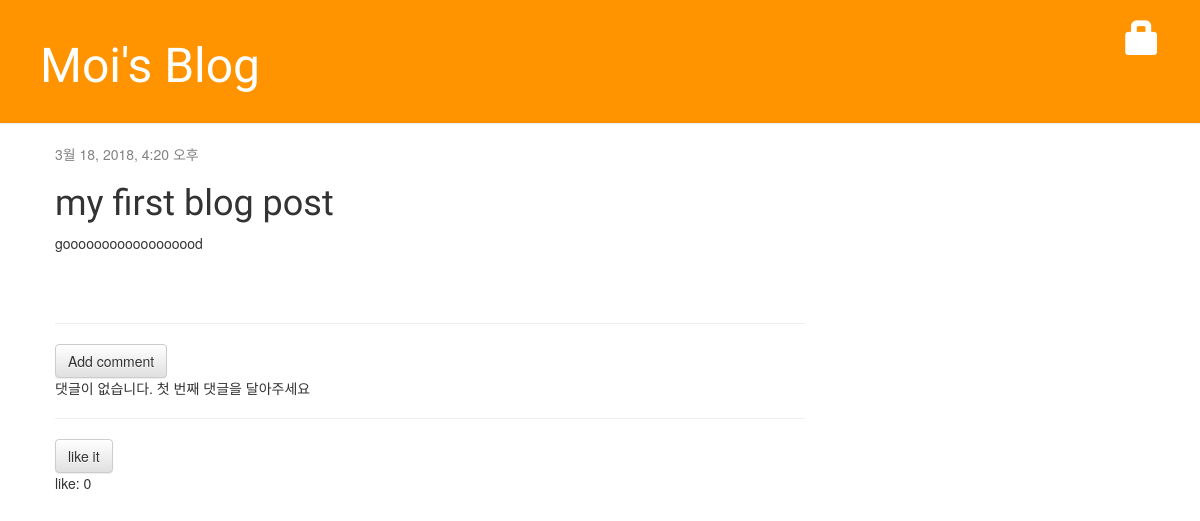
Before: /post/2/ with the older database file.
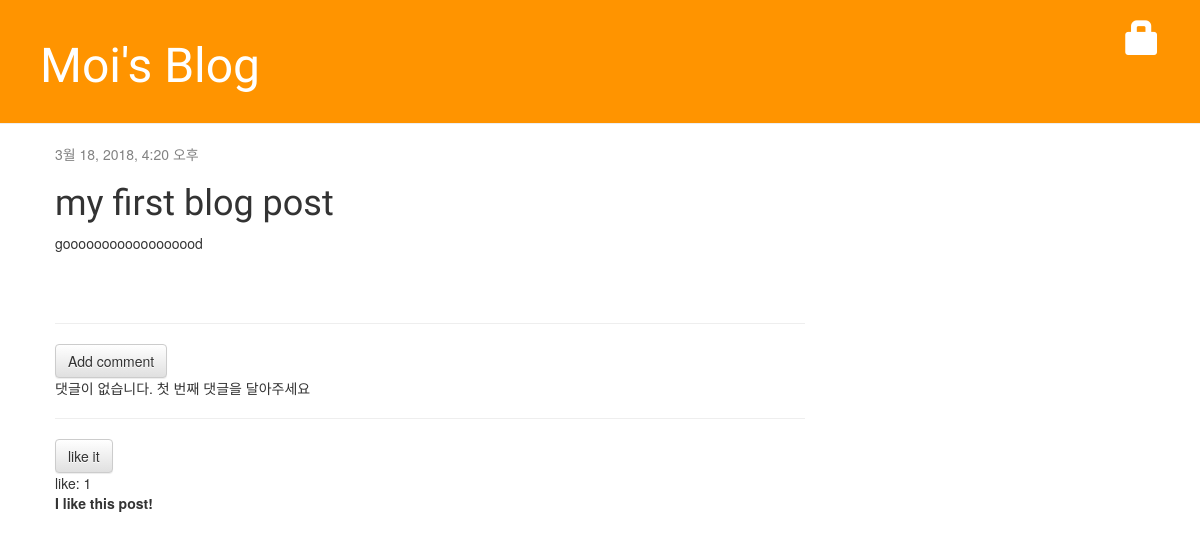
After: the same page with the newer database file.
### blog/models.py (models this page shows, shortened)
class Post(models.Model):
    author = models.ForeignKey('auth.User', on_delete=models.CASCADE)
    title = models.CharField(max_length=200)
    text = models.TextField()
    created_date = models.DateTimeField(
            default=timezone.now)
    published_date = models.DateTimeField(
            blank=True, null=True)

class Like(models.Model):
    post = models.ForeignKey('blog.Post', related_name='likes', on_delete=models.CASCADE)
    text = models.CharField(max_length=20, default='I like this post!')

### blog/views.py (the view)
def post_detail(request, pk):
    post = get_object_or_404(Post, pk=pk)
    return render(request, 'blog/post_detail.html', {'post': post})

### blog/templates/blog/post_detail.html (shortened to what this page needs)
{% extends 'blog/base.html' %}
{% block content %}
    <div class="post">
        {% if post.published_date %}
            <div class="date">
                {{ post.published_date }}
            </div>
        {% else %}
            <a class="btn btn-default" href="{% url 'post_publish' pk=post.pk %}">Publish</a>
        {% endif %}
        <h1>{{ post.title }}</h1>
        <p>{{ post.text|linebreaksbr }}</p>
    </div>
    <hr>
    <a class="btn btn-default" href="{% url 'add_comment_to_post' pk=post.pk %}">Add comment</a>
    {% for comment in post.comments.all %}
        <div class="comment">
            <div class="date">{{ comment.created_date }}</div>
            <strong>{{ comment.author }}</strong>
            <p>{{ comment.text|linebreaks }}</p>
        </div>
    {% empty %}
        <p>댓글이 없습니다. 첫 번째 댓글을 달아주세요</p>
    {% endfor %}
    <hr>
    <a class="btn btn-default" href="{% url 'plus_post_like' pk=post.pk %}">like it</a>
    <div class="count">like: {{ post.likes.count }}</div>
    {% for like in post.likes.all %}
        <div class="like">
            <strong>{{ like.text }}</strong>
        </div>
    {% endfor %}
{% endblock %}

Changed rows visible on the page:
computed for Post "my first blog post": likes.count "0" → "1"
added Like: text "I like this post!"
